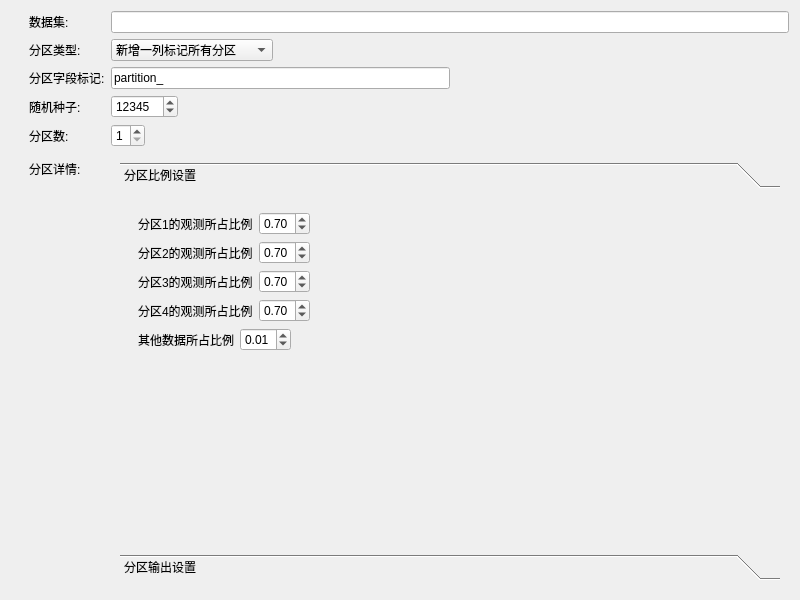
<?xml version="1.0" encoding="UTF-8"?>
<ui version="4.0">
 <class>Form</class>
 <widget class="QWidget" name="Form">
  <property name="geometry">
   <rect>
    <x>0</x>
    <y>0</y>
    <width>800</width>
    <height>600</height>
   </rect>
  </property>
  <property name="minimumSize">
   <size>
    <width>0</width>
    <height>0</height>
   </size>
  </property>
  <property name="maximumSize">
   <size>
    <width>16777215</width>
    <height>16777215</height>
   </size>
  </property>
  <property name="windowTitle">
   <string>数据--数据分区</string>
  </property>
  <layout class="QVBoxLayout" name="verticalLayout_2">
   <item>
    <widget class="QWidget" name="widget" native="true">
     <layout class="QVBoxLayout" name="verticalLayout_3">
      <property name="spacing">
       <number>0</number>
      </property>
      <property name="topMargin">
       <number>0</number>
      </property>
      <property name="rightMargin">
       <number>0</number>
      </property>
      <property name="bottomMargin">
       <number>0</number>
      </property>
      <item>
       <layout class="QFormLayout" name="formLayout">
        <property name="horizontalSpacing">
         <number>6</number>
        </property>
        <property name="verticalSpacing">
         <number>6</number>
        </property>
        <property name="leftMargin">
         <number>9</number>
        </property>
        <property name="topMargin">
         <number>0</number>
        </property>
        <property name="rightMargin">
         <number>0</number>
        </property>
        <property name="bottomMargin">
         <number>0</number>
        </property>
        <item row="0" column="0">
         <widget class="QLabel" name="label_username">
          <property name="text">
           <string>数据集:</string>
          </property>
         </widget>
        </item>
        <item row="0" column="1">
         <widget class="QLineEdit" name="lineEdit_dataset_name">
          <property name="text">
           <string/>
          </property>
         </widget>
        </item>
        <item row="1" column="0">
         <widget class="QLabel" name="label_username_3">
          <property name="text">
           <string>分区类型:</string>
          </property>
         </widget>
        </item>
        <item row="1" column="1">
         <layout class="QHBoxLayout" name="horizontalLayout_5">
          <item>
           <widget class="QComboBox" name="comboBox_type">
            <item>
             <property name="text">
              <string>新增一列标记所有分区</string>
             </property>
            </item>
            <item>
             <property name="text">
              <string>每个分区单独一个数据集</string>
             </property>
            </item>
           </widget>
          </item>
          <item>
           <spacer name="horizontalSpacer_5">
            <property name="orientation">
             <enum>Qt::Horizontal</enum>
            </property>
            <property name="sizeHint" stdset="0">
             <size>
              <width>40</width>
              <height>20</height>
             </size>
            </property>
           </spacer>
          </item>
         </layout>
        </item>
        <item row="2" column="0">
         <widget class="QLabel" name="label_username_4">
          <property name="text">
           <string>分区字段标记:</string>
          </property>
         </widget>
        </item>
        <item row="2" column="1">
         <layout class="QHBoxLayout" name="horizontalLayout_2">
          <item>
           <widget class="QLineEdit" name="lineEdit_partition_label">
            <property name="text">
             <string>partition_</string>
            </property>
           </widget>
          </item>
          <item>
           <spacer name="horizontalSpacer_2">
            <property name="orientation">
             <enum>Qt::Horizontal</enum>
            </property>
            <property name="sizeHint" stdset="0">
             <size>
              <width>40</width>
              <height>20</height>
             </size>
            </property>
           </spacer>
          </item>
         </layout>
        </item>
        <item row="3" column="0">
         <widget class="QLabel" name="label_username_5">
          <property name="text">
           <string>随机种子:</string>
          </property>
         </widget>
        </item>
        <item row="3" column="1">
         <layout class="QHBoxLayout" name="horizontalLayout_3">
          <item>
           <widget class="QSpinBox" name="spinBox_random_state">
            <property name="toolTip">
             <string>输入一个大于 0 且小于等于999999999的整数作为随机种子</string>
            </property>
            <property name="maximum">
             <number>999999999</number>
            </property>
            <property name="value">
             <number>12345</number>
            </property>
           </widget>
          </item>
          <item>
           <spacer name="horizontalSpacer_3">
            <property name="orientation">
             <enum>Qt::Horizontal</enum>
            </property>
            <property name="sizeHint" stdset="0">
             <size>
              <width>40</width>
              <height>20</height>
             </size>
            </property>
           </spacer>
          </item>
         </layout>
        </item>
        <item row="4" column="0">
         <widget class="QLabel" name="label_partition_label">
          <property name="text">
           <string>分区数:</string>
          </property>
         </widget>
        </item>
        <item row="4" column="1">
         <layout class="QHBoxLayout" name="horizontalLayout_6">
          <item>
           <widget class="QSpinBox" name="spinBox_partition_count">
            <property name="minimum">
             <number>1</number>
            </property>
            <property name="maximum">
             <number>4</number>
            </property>
           </widget>
          </item>
          <item>
           <spacer name="horizontalSpacer_6">
            <property name="orientation">
             <enum>Qt::Horizontal</enum>
            </property>
            <property name="sizeHint" stdset="0">
             <size>
              <width>40</width>
              <height>20</height>
             </size>
            </property>
           </spacer>
          </item>
         </layout>
        </item>
        <item row="5" column="0">
         <widget class="QLabel" name="label_describe">
          <property name="text">
           <string>分区详情:</string>
          </property>
         </widget>
        </item>
        <item row="5" column="1">
         <layout class="QVBoxLayout" name="verticalLayout_6">
          <item>
           <widget class="QWidget" name="widget_2" native="true">
            <property name="minimumSize">
             <size>
              <width>0</width>
              <height>100</height>
             </size>
            </property>
            <layout class="QVBoxLayout" name="verticalLayout">
             <item>
              <widget class="QToolBox" name="toolBox_2">
               <property name="currentIndex">
                <number>0</number>
               </property>
               <widget class="QWidget" name="page_3">
                <property name="geometry">
                 <rect>
                  <x>0</x>
                  <y>0</y>
                  <width>659</width>
                  <height>362</height>
                 </rect>
                </property>
                <attribute name="icon">
                 <iconset resource="../pyqtsource.qrc">
                  <normaloff>:/pyqt/source/images/arrow-down.svg</normaloff>:/pyqt/source/images/arrow-down.svg</iconset>
                </attribute>
                <attribute name="label">
                 <string>分区比例设置</string>
                </attribute>
                <layout class="QVBoxLayout" name="verticalLayout_13">
                 <item>
                  <widget class="QWidget" name="widget_6" native="true">
                   <property name="minimumSize">
                    <size>
                     <width>100</width>
                     <height>150</height>
                    </size>
                   </property>
                   <layout class="QVBoxLayout" name="verticalLayout_14">
                    <property name="leftMargin">
                     <number>9</number>
                    </property>
                    <property name="topMargin">
                     <number>9</number>
                    </property>
                    <property name="rightMargin">
                     <number>9</number>
                    </property>
                    <property name="bottomMargin">
                     <number>9</number>
                    </property>
                    <item>
                     <widget class="QWidget" name="widget_part_13" native="true">
                      <layout class="QHBoxLayout" name="horizontalLayout_19">
                       <property name="leftMargin">
                        <number>0</number>
                       </property>
                       <property name="topMargin">
                        <number>0</number>
                       </property>
                       <property name="rightMargin">
                        <number>0</number>
                       </property>
                       <property name="bottomMargin">
                        <number>0</number>
                       </property>
                       <item>
                        <widget class="QLabel" name="label_24">
                         <property name="text">
                          <string>分区1的观测所占比例</string>
                         </property>
                        </widget>
                       </item>
                       <item>
                        <widget class="QDoubleSpinBox" name="doubleSpinBox_part_13">
                         <property name="minimum">
                          <double>0.010000000000000</double>
                         </property>
                         <property name="maximum">
                          <double>1.000000000000000</double>
                         </property>
                         <property name="value">
                          <double>0.700000000000000</double>
                         </property>
                        </widget>
                       </item>
                       <item>
                        <spacer name="horizontalSpacer_31">
                         <property name="orientation">
                          <enum>Qt::Horizontal</enum>
                         </property>
                         <property name="sizeHint" stdset="0">
                          <size>
                           <width>411</width>
                           <height>17</height>
                          </size>
                         </property>
                        </spacer>
                       </item>
                      </layout>
                     </widget>
                    </item>
                    <item>
                     <widget class="QWidget" name="widget_part_14" native="true">
                      <layout class="QHBoxLayout" name="horizontalLayout_20">
                       <property name="leftMargin">
                        <number>0</number>
                       </property>
                       <property name="topMargin">
                        <number>0</number>
                       </property>
                       <property name="rightMargin">
                        <number>0</number>
                       </property>
                       <property name="bottomMargin">
                        <number>0</number>
                       </property>
                       <item>
                        <widget class="QLabel" name="label_25">
                         <property name="text">
                          <string>分区2的观测所占比例</string>
                         </property>
                        </widget>
                       </item>
                       <item>
                        <widget class="QDoubleSpinBox" name="doubleSpinBox_part_14">
                         <property name="minimum">
                          <double>0.000000000000000</double>
                         </property>
                         <property name="maximum">
                          <double>1.000000000000000</double>
                         </property>
                         <property name="value">
                          <double>0.700000000000000</double>
                         </property>
                        </widget>
                       </item>
                       <item>
                        <spacer name="horizontalSpacer_32">
                         <property name="orientation">
                          <enum>Qt::Horizontal</enum>
                         </property>
                         <property name="sizeHint" stdset="0">
                          <size>
                           <width>411</width>
                           <height>20</height>
                          </size>
                         </property>
                        </spacer>
                       </item>
                      </layout>
                     </widget>
                    </item>
                    <item>
                     <widget class="QWidget" name="widget_part_15" native="true">
                      <layout class="QHBoxLayout" name="horizontalLayout_21">
                       <property name="leftMargin">
                        <number>0</number>
                       </property>
                       <property name="topMargin">
                        <number>0</number>
                       </property>
                       <property name="rightMargin">
                        <number>0</number>
                       </property>
                       <property name="bottomMargin">
                        <number>0</number>
                       </property>
                       <item>
                        <widget class="QLabel" name="label_26">
                         <property name="text">
                          <string>分区3的观测所占比例</string>
                         </property>
                        </widget>
                       </item>
                       <item>
                        <widget class="QDoubleSpinBox" name="doubleSpinBox_part_15">
                         <property name="minimum">
                          <double>0.000000000000000</double>
                         </property>
                         <property name="maximum">
                          <double>1.000000000000000</double>
                         </property>
                         <property name="value">
                          <double>0.700000000000000</double>
                         </property>
                        </widget>
                       </item>
                       <item>
                        <spacer name="horizontalSpacer_33">
                         <property name="orientation">
                          <enum>Qt::Horizontal</enum>
                         </property>
                         <property name="sizeHint" stdset="0">
                          <size>
                           <width>411</width>
                           <height>20</height>
                          </size>
                         </property>
                        </spacer>
                       </item>
                      </layout>
                     </widget>
                    </item>
                    <item>
                     <widget class="QWidget" name="widget_part_16" native="true">
                      <layout class="QHBoxLayout" name="horizontalLayout_22">
                       <property name="leftMargin">
                        <number>0</number>
                       </property>
                       <property name="topMargin">
                        <number>0</number>
                       </property>
                       <property name="rightMargin">
                        <number>0</number>
                       </property>
                       <property name="bottomMargin">
                        <number>0</number>
                       </property>
                       <item>
                        <widget class="QLabel" name="label_27">
                         <property name="text">
                          <string>分区4的观测所占比例</string>
                         </property>
                        </widget>
                       </item>
                       <item>
                        <widget class="QDoubleSpinBox" name="doubleSpinBox_part_16">
                         <property name="minimum">
                          <double>0.000000000000000</double>
                         </property>
                         <property name="maximum">
                          <double>1.000000000000000</double>
                         </property>
                         <property name="value">
                          <double>0.700000000000000</double>
                         </property>
                        </widget>
                       </item>
                       <item>
                        <spacer name="horizontalSpacer_34">
                         <property name="orientation">
                          <enum>Qt::Horizontal</enum>
                         </property>
                         <property name="sizeHint" stdset="0">
                          <size>
                           <width>411</width>
                           <height>20</height>
                          </size>
                         </property>
                        </spacer>
                       </item>
                      </layout>
                     </widget>
                    </item>
                    <item>
                     <widget class="QWidget" name="widget_part_other_4" native="true">
                      <layout class="QHBoxLayout" name="horizontalLayout_27">
                       <property name="leftMargin">
                        <number>0</number>
                       </property>
                       <property name="topMargin">
                        <number>0</number>
                       </property>
                       <property name="rightMargin">
                        <number>0</number>
                       </property>
                       <property name="bottomMargin">
                        <number>0</number>
                       </property>
                       <item>
                        <widget class="QLabel" name="label_35">
                         <property name="text">
                          <string>其他数据所占比例</string>
                         </property>
                        </widget>
                       </item>
                       <item>
                        <widget class="QDoubleSpinBox" name="doubleSpinBox_26">
                         <property name="minimum">
                          <double>0.000000000000000</double>
                         </property>
                         <property name="maximum">
                          <double>1.000000000000000</double>
                         </property>
                         <property name="value">
                          <double>0.010000000000000</double>
                         </property>
                        </widget>
                       </item>
                       <item>
                        <spacer name="horizontalSpacer_41">
                         <property name="orientation">
                          <enum>Qt::Horizontal</enum>
                         </property>
                         <property name="sizeHint" stdset="0">
                          <size>
                           <width>411</width>
                           <height>20</height>
                          </size>
                         </property>
                        </spacer>
                       </item>
                      </layout>
                     </widget>
                    </item>
                    <item>
                     <spacer name="verticalSpacer_7">
                      <property name="orientation">
                       <enum>Qt::Vertical</enum>
                      </property>
                      <property name="sizeHint" stdset="0">
                       <size>
                        <width>20</width>
                        <height>40</height>
                       </size>
                      </property>
                     </spacer>
                    </item>
                   </layout>
                  </widget>
                 </item>
                </layout>
               </widget>
               <widget class="QWidget" name="page_4">
                <property name="geometry">
                 <rect>
                  <x>0</x>
                  <y>0</y>
                  <width>659</width>
                  <height>362</height>
                 </rect>
                </property>
                <attribute name="icon">
                 <iconset resource="../pyqtsource.qrc">
                  <normaloff>:/pyqt/source/images/arrow-down.svg</normaloff>:/pyqt/source/images/arrow-down.svg</iconset>
                </attribute>
                <attribute name="label">
                 <string>分区输出设置</string>
                </attribute>
                <layout class="QVBoxLayout" name="verticalLayout_15">
                 <item>
                  <widget class="QWidget" name="widget_7" native="true">
                   <property name="minimumSize">
                    <size>
                     <width>100</width>
                     <height>150</height>
                    </size>
                   </property>
                   <layout class="QVBoxLayout" name="verticalLayout_16">
                    <property name="leftMargin">
                     <number>9</number>
                    </property>
                    <property name="topMargin">
                     <number>9</number>
                    </property>
                    <property name="rightMargin">
                     <number>9</number>
                    </property>
                    <property name="bottomMargin">
                     <number>9</number>
                    </property>
                    <item>
                     <widget class="QWidget" name="widget_label_name_4" native="true">
                      <layout class="QHBoxLayout" name="horizontalLayout_43">
                       <property name="leftMargin">
                        <number>0</number>
                       </property>
                       <property name="topMargin">
                        <number>0</number>
                       </property>
                       <property name="rightMargin">
                        <number>0</number>
                       </property>
                       <property name="bottomMargin">
                        <number>0</number>
                       </property>
                       <item>
                        <widget class="QLabel" name="label_36">
                         <property name="text">
                          <string>分区值的变量名</string>
                         </property>
                        </widget>
                       </item>
                       <item>
                        <widget class="QLineEdit" name="lineEdit_partition_name_5">
                         <property name="text">
                          <string>_partition_</string>
                         </property>
                        </widget>
                       </item>
                       <item>
                        <spacer name="horizontalSpacer_57">
                         <property name="orientation">
                          <enum>Qt::Horizontal</enum>
                         </property>
                         <property name="sizeHint" stdset="0">
                          <size>
                           <width>411</width>
                           <height>20</height>
                          </size>
                         </property>
                        </spacer>
                       </item>
                      </layout>
                     </widget>
                    </item>
                    <item>
                     <widget class="QWidget" name="widget_label_16" native="true">
                      <layout class="QHBoxLayout" name="horizontalLayout_44">
                       <property name="leftMargin">
                        <number>0</number>
                       </property>
                       <property name="topMargin">
                        <number>0</number>
                       </property>
                       <property name="rightMargin">
                        <number>0</number>
                       </property>
                       <property name="bottomMargin">
                        <number>0</number>
                       </property>
                       <item>
                        <widget class="QLabel" name="label_50">
                         <property name="text">
                          <string>分区1的标识</string>
                         </property>
                        </widget>
                       </item>
                       <item>
                        <widget class="QLineEdit" name="lineEdit_partition_name_21">
                         <property name="text">
                          <string>part_1</string>
                         </property>
                        </widget>
                       </item>
                       <item>
                        <spacer name="horizontalSpacer_58">
                         <property name="orientation">
                          <enum>Qt::Horizontal</enum>
                         </property>
                         <property name="sizeHint" stdset="0">
                          <size>
                           <width>411</width>
                           <height>20</height>
                          </size>
                         </property>
                        </spacer>
                       </item>
                      </layout>
                     </widget>
                    </item>
                    <item>
                     <widget class="QWidget" name="widget_label_17" native="true">
                      <layout class="QHBoxLayout" name="horizontalLayout_45">
                       <property name="leftMargin">
                        <number>0</number>
                       </property>
                       <property name="topMargin">
                        <number>0</number>
                       </property>
                       <property name="rightMargin">
                        <number>0</number>
                       </property>
                       <property name="bottomMargin">
                        <number>0</number>
                       </property>
                       <item>
                        <widget class="QLabel" name="label_51">
                         <property name="text">
                          <string>分区2的标识</string>
                         </property>
                        </widget>
                       </item>
                       <item>
                        <widget class="QLineEdit" name="lineEdit_partition_name_22">
                         <property name="text">
                          <string>part_2</string>
                         </property>
                        </widget>
                       </item>
                       <item>
                        <spacer name="horizontalSpacer_59">
                         <property name="orientation">
                          <enum>Qt::Horizontal</enum>
                         </property>
                         <property name="sizeHint" stdset="0">
                          <size>
                           <width>411</width>
                           <height>20</height>
                          </size>
                         </property>
                        </spacer>
                       </item>
                      </layout>
                     </widget>
                    </item>
                    <item>
                     <widget class="QWidget" name="widget_label_18" native="true">
                      <layout class="QHBoxLayout" name="horizontalLayout_46">
                       <property name="leftMargin">
                        <number>0</number>
                       </property>
                       <property name="topMargin">
                        <number>0</number>
                       </property>
                       <property name="rightMargin">
                        <number>0</number>
                       </property>
                       <property name="bottomMargin">
                        <number>0</number>
                       </property>
                       <item>
                        <widget class="QLabel" name="label_52">
                         <property name="text">
                          <string>分区3的标识</string>
                         </property>
                        </widget>
                       </item>
                       <item>
                        <widget class="QLineEdit" name="lineEdit_partition_name_23">
                         <property name="text">
                          <string>part_3</string>
                         </property>
                        </widget>
                       </item>
                       <item>
                        <spacer name="horizontalSpacer_60">
                         <property name="orientation">
                          <enum>Qt::Horizontal</enum>
                         </property>
                         <property name="sizeHint" stdset="0">
                          <size>
                           <width>411</width>
                           <height>20</height>
                          </size>
                         </property>
                        </spacer>
                       </item>
                      </layout>
                     </widget>
                    </item>
                    <item>
                     <widget class="QWidget" name="widget_label_19" native="true">
                      <layout class="QHBoxLayout" name="horizontalLayout_47">
                       <property name="leftMargin">
                        <number>0</number>
                       </property>
                       <property name="topMargin">
                        <number>0</number>
                       </property>
                       <property name="rightMargin">
                        <number>0</number>
                       </property>
                       <property name="bottomMargin">
                        <number>0</number>
                       </property>
                       <item>
                        <widget class="QLabel" name="label_53">
                         <property name="text">
                          <string>分区4的标识</string>
                         </property>
                        </widget>
                       </item>
                       <item>
                        <widget class="QLineEdit" name="lineEdit_partition_name_24">
                         <property name="text">
                          <string>part_4</string>
                         </property>
                        </widget>
                       </item>
                       <item>
                        <spacer name="horizontalSpacer_61">
                         <property name="orientation">
                          <enum>Qt::Horizontal</enum>
                         </property>
                         <property name="sizeHint" stdset="0">
                          <size>
                           <width>411</width>
                           <height>20</height>
                          </size>
                         </property>
                        </spacer>
                       </item>
                      </layout>
                     </widget>
                    </item>
                    <item>
                     <widget class="QWidget" name="widget_label_20" native="true">
                      <layout class="QHBoxLayout" name="horizontalLayout_48">
                       <property name="leftMargin">
                        <number>0</number>
                       </property>
                       <property name="topMargin">
                        <number>0</number>
                       </property>
                       <property name="rightMargin">
                        <number>0</number>
                       </property>
                       <property name="bottomMargin">
                        <number>0</number>
                       </property>
                       <item>
                        <widget class="QLabel" name="label_54">
                         <property name="text">
                          <string>其他数据标识</string>
                         </property>
                        </widget>
                       </item>
                       <item>
                        <widget class="QLineEdit" name="lineEdit_partition_name_25">
                         <property name="text">
                          <string>other</string>
                         </property>
                        </widget>
                       </item>
                       <item>
                        <spacer name="horizontalSpacer_62">
                         <property name="orientation">
                          <enum>Qt::Horizontal</enum>
                         </property>
                         <property name="sizeHint" stdset="0">
                          <size>
                           <width>411</width>
                           <height>20</height>
                          </size>
                         </property>
                        </spacer>
                       </item>
                      </layout>
                     </widget>
                    </item>
                    <item>
                     <spacer name="verticalSpacer_8">
                      <property name="orientation">
                       <enum>Qt::Vertical</enum>
                      </property>
                      <property name="sizeHint" stdset="0">
                       <size>
                        <width>20</width>
                        <height>40</height>
                       </size>
                      </property>
                     </spacer>
                    </item>
                   </layout>
                  </widget>
                 </item>
                </layout>
               </widget>
              </widget>
             </item>
            </layout>
           </widget>
          </item>
         </layout>
        </item>
       </layout>
      </item>
     </layout>
    </widget>
   </item>
  </layout>
 </widget>
 <resources>
  <include location="../pyqtsource.qrc"/>
 </resources>
 <connections/>
</ui>
